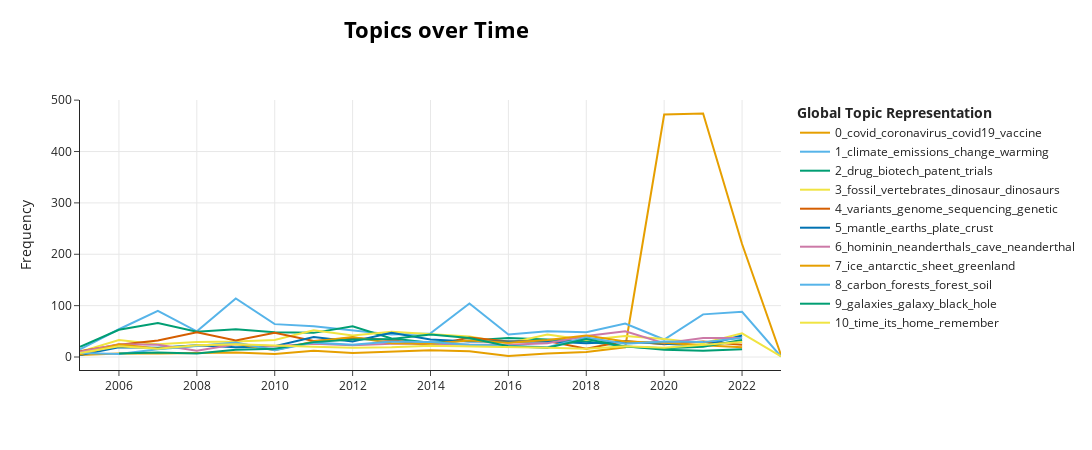

Notebook cell for this chart:
### Code cell
loaded_model.visualize_topics_over_time(topics_over_time , topics=[0,1,2,3,4,5,6,7,8,9,10])

### Figure 1 — Plotly figure (JSON) as saved in the notebook; plotly's stock layout.template omitted (floating-point values rounded to 4 significant figures)
{"data": [{"hoverinfo": "text", "hovertext": ["<b>Topic 0</b><br>Words: infectiousness, dynavax, meters, belated, plotkin", "<b>Topic 0</b><br>Words: vaccine, lyme, dextrose, toil, distrusted", "<b>Topic 0</b><br>Words: sthr, klaus, novartis, vaccine, vaccines", "<b>Topic 0</b><br>Words: vaccine, standardizes, selfdefence, oncequiet, 1966", "<b>Topic 0</b><br>Words: jabs, vaccine, pandemics, flu, creditors", "<b>Topic 0</b><br>Words: hindsight, meningitis, pandemic, immunization, meningococcal", "<b>Topic 0</b><br>Words: vaccines, vaccine, unfounded, rolls, measles", "<b>Topic 0</b><br>Words: fiveinone, perfluorinated, grabenstein, coronavirus, wrath", "<b>Topic 0</b><br>Words: coronavirus, saudi, arabia, stalled, chinesemade", "<b>Topic 0</b><br>Words: vaccines, parents, pandemic, vaccine, coronavirus", "<b>Topic 0</b><br>Words: vaccine, measles, berkley, foodborne, seth", "<b>Topic 0</b><br>Words: sally, frampton, shuttleworth, spearheaded, taiwans", "<b>Topic 0</b><br>Words: vaccines, vaccinecommission, vaccine, admissible, heartbreak", "<b>Topic 0</b><br>Words: vaccine, vaccines, immunization, imposition, rambaut", "<b>Topic 0</b><br>Words: vaccination, measles, immunization, compulsory, vaccines", "<b>Topic 0</b><br>Words: coronavirus, covid19, covid, pandemic, vaccine", "<b>Topic 0</b><br>Words: covid, vaccines, covid19, vaccine, coronavirus", "<b>Topic 0</b><br>Words: covid, covid19, pandemic, vaccine, coronavirus", "<b>Topic 0</b><br>Words: discriminatory, attitudes, unvaccinated, covid19, pandemic"], "marker": {"color": "#E69F00"}, "mode": "lines", "name": "0_covid_coronavirus_covid19_vaccine", "type": "scatter", "x": [2005, 2006, 2007, 2008, 2009, 2010, 2011, 2012, 2013, 2014, 2015, 2016, 2017, 2018, 2019, 2020, 2021, 2022, 2023], "y": [4, 7, 7, 8, 9, 6, 12, 8, 10, 13, 11, 2, 7, 10, 19, 472, 474, 220, 4]}, {"hoverinfo": "text", "hovertext": ["<b>Topic 1</b><br>Words: climate, kyoto, emissions, change, conference", "<b>Topic 1</b><br>Words: climate, emissions, change, carbon, warming", "<b>Topic 1</b><br>Words: climate, emissions, change, carbon, warming", "<b>Topic 1</b><br>Words: climate, emissions, change, energy, carbon", "<b>Topic 1</b><br>Words: climate, copenhagen, emissions, energy, change", "<b>Topic 1</b><br>Words: climate, emissions, change, ipcc, warming", "<b>Topic 1</b><br>Words: climate, emissions, durban, change, energy", "<b>Topic 1</b><br>Words: climate, kyoto, energy, emissions, change", "<b>Topic 1</b><br>Words: climate, emissions, warming, uncertainties, change", "<b>Topic 1</b><br>Words: climate, emissions, energy, change, greenhousegas", "<b>Topic 1</b><br>Words: climate, paris, emissions, talks, change", "<b>Topic 1</b><br>Words: climate, emissions, paris, warming, agreement", "<b>Topic 1</b><br>Words: climate, energy, warming, emissions, trump", "<b>Topic 1</b><br>Words: climate, emissions, warming, paris, carbon", "<b>Topic 1</b><br>Words: climate, emissions, warming, change, carbon", "<b>Topic 1</b><br>Words: climate, emissions, transfers, carbon, financial", "<b>Topic 1</b><br>Words: climate, cop26, emissions, carbon, change", "<b>Topic 1</b><br>Words: climate, emissions, warming, change, scco2", "<b>Topic 1</b><br>Words: textbooks, 2000s, shrinks, sections, farther"], "marker": {"color": "#56B4E9"}, "mode": "lines", "name": "1_climate_emissions_change_warming", "type": "scatter", "x": [2005, 2006, 2007, 2008, 2009, 2010, 2011, 2012, 2013, 2014, 2015, 2016, 2017, 2018, 2019, 2020, 2021, 2022, 2023], "y": [15, 54, 90, 50, 114, 64, 60, 52, 44, 46, 104, 44, 50, 48, 65, 34, 83, 88, 1]}, {"hoverinfo": "text", "hovertext": ["<b>Topic 2</b><br>Words: drug, biotech, biotechnology, patent, vioxx", "<b>Topic 2</b><br>Words: drug, patent, hoag, hannah, biotechnology", "<b>Topic 2</b><br>Words: drug, patent, wadman, meredith, drugs", "<b>Topic 2</b><br>Words: drug, biotech, pharma, industry, trials", "<b>Topic 2</b><br>Words: biotech, drug, industry, patent, companies", "<b>Topic 2</b><br>Words: biotech, drug, industry, patents, pharmaceutical", "<b>Topic 2</b><br>Words: drug, patent, traditional, pharmaceutical, medicine", "<b>Topic 2</b><br>Words: drug, patent, industry, pharmaceutical, trials", "<b>Topic 2</b><br>Words: biotechnology, drug, patents, patent, tcm", "<b>Topic 2</b><br>Words: drug, patent, biotech, trials, clinicaltrial", "<b>Topic 2</b><br>Words: biotech, drug, patent, trials, companies", "<b>Topic 2</b><br>Words: drug, drugs, trials, clinical, biotech", "<b>Topic 2</b><br>Words: drug, trials, agency, industry, clinical", "<b>Topic 2</b><br>Words: drug, trials, biotech, medicine, clinical", "<b>Topic 2</b><br>Words: drug, biosimilars, preprints, medrxiv, drugs", "<b>Topic 2</b><br>Words: multispecific, drug, industry, pharmaceutical, drugs", "<b>Topic 2</b><br>Words: patenting, drug, trials, highprofile, redouble", "<b>Topic 2</b><br>Words: trials, mescaline, pharmaceutical, clinical, drug"], "marker": {"color": "#009E73"}, "mode": "lines", "name": "2_drug_biotech_patent_trials", "type": "scatter", "x": [2005, 2006, 2007, 2008, 2009, 2010, 2011, 2012, 2013, 2014, 2015, 2016, 2017, 2018, 2019, 2020, 2021, 2022], "y": [20, 53, 66, 49, 54, 48, 47, 60, 36, 28, 32, 37, 34, 30, 21, 14, 12, 15]}, {"hoverinfo": "text", "hovertext": ["<b>Topic 3</b><br>Words: mammals, echinodermlike, trackway, fossil, dinosaurs", "<b>Topic 3</b><br>Words: fossil, dinosaur, fin, vertebrates, dinosaurs", "<b>Topic 3</b><br>Words: hagfish, dinosaur, patterning, fossils, dinosaurs", "<b>Topic 3</b><br>Words: teeth, fossil, evolutionary, vertebrates, vertebrate", "<b>Topic 3</b><br>Words: fossil, dinosaur, incisoscutum, vertebrates, fossils", "<b>Topic 3</b><br>Words: fossils, dinosaur, feathers, dinosaurs, fossil", "<b>Topic 3</b><br>Words: vertebrates, fossil, dinosaur, cambrian, dinosaurs", "<b>Topic 3</b><br>Words: dinosaurs, dinosaur, vertebrate, fossil, vertebrates", "<b>Topic 3</b><br>Words: jurassic, vertebrates, fossil, dinosaur, dinosaurs", "<b>Topic 3</b><br>Words: vertebrates, tetrapods, fossil, dinosaur, mammals", "<b>Topic 3</b><br>Words: vertebrates, vertebrate, dinosaur, dinosaurs, fossil", "<b>Topic 3</b><br>Words: fin, vertebrate, tetrapods, syrinx, fossil", "<b>Topic 3</b><br>Words: dinosaurs, dinosaur, gliding, fossil, jurassic", "<b>Topic 3</b><br>Words: jaw, vertebrates, fossil, jurassic, dinosaur", "<b>Topic 3</b><br>Words: fossil, dinosaurs, crest, vertebrates, vertebrate", "<b>Topic 3</b><br>Words: dinosaur, fossil, mesozoic, pterosaurs, dinosaurs", "<b>Topic 3</b><br>Words: fossil, dinosaurs, vertebrate, vertebrates, cambrian", "<b>Topic 3</b><br>Words: vertebrates, jawed, fossil, dinosaurs, silurian", "<b>Topic 3</b><br>Words: oceangoing, congregated, buses, birthing, ichthyosaurs"], "marker": {"color": "#F0E442"}, "mode": "lines", "name": "3_fossil_vertebrates_dinosaur_dinosaurs", "type": "scatter", "x": [2005, 2006, 2007, 2008, 2009, 2010, 2011, 2012, 2013, 2014, 2015, 2016, 2017, 2018, 2019, 2020, 2021, 2022, 2023], "y": [10, 33, 25, 29, 30, 33, 52, 42, 49, 45, 40, 27, 44, 33, 41, 35, 27, 46, 1]}, {"hoverinfo": "text", "hovertext": ["<b>Topic 4</b><br>Words: geneticists, sequencing, variation, catalogue, genome", "<b>Topic 4</b><br>Words: genome, genetic, sequence, names, variation", "<b>Topic 4</b><br>Words: personal, genetic, genome, genomics, genomes", "<b>Topic 4</b><br>Words: personal, genome, genomics, genetic, sequencing", "<b>Topic 4</b><br>Words: sequencing, genomics, genome, variants, genetic", "<b>Topic 4</b><br>Words: sequencing, genetic, variants, genome, variation", "<b>Topic 4</b><br>Words: genome, sequencing, genomics, svs, variants", "<b>Topic 4</b><br>Words: sequencing, variants, genome, genetic, genomics", "<b>Topic 4</b><br>Words: genomics, variation, genome, sequencing, genetic", "<b>Topic 4</b><br>Words: variants, epistasis, genome, sequencing, genetic", "<b>Topic 4</b><br>Words: variants, sequencing, variation, genetic, genome", "<b>Topic 4</b><br>Words: variants, genetic, exac, genomics, exome", "<b>Topic 4</b><br>Words: sequencing, genetic, variants, variation, tissues", "<b>Topic 4</b><br>Words: biobank, genetics, genetic, data, project", "<b>Topic 4</b><br>Words: genetic, variants, populations, genomics, sequencing", "<b>Topic 4</b><br>Words: variants, sequencing, genome, genomics, pid", "<b>Topic 4</b><br>Words: variants, genome, prss, topmed, sequencing", "<b>Topic 4</b><br>Words: variants, genome, reference, pangenome, transcript"], "marker": {"color": "#D55E00"}, "mode": "lines", "name": "4_variants_genome_sequencing_genetic", "type": "scatter", "x": [2005, 2006, 2007, 2008, 2009, 2010, 2011, 2012, 2013, 2014, 2015, 2016, 2017, 2018, 2019, 2020, 2021, 2022], "y": [11, 24, 32, 48, 32, 47, 31, 37, 33, 22, 38, 30, 31, 16, 31, 25, 30, 24]}, {"hoverinfo": "text", "hovertext": ["<b>Topic 5</b><br>Words: uncomfortably, wasatch, unleaded, geological, pinatubo", "<b>Topic 5</b><br>Words: mantle, magma, peridotite, earths, volcano", "<b>Topic 5</b><br>Words: mantle, earths, isotopic, continental, crust", "<b>Topic 5</b><br>Words: mantle, earths, plate, costa, rica", "<b>Topic 5</b><br>Words: mantle, crust, earths, volcanic, eruptions", "<b>Topic 5</b><br>Words: mantle, earths, seismic, eruption, crustal", "<b>Topic 5</b><br>Words: mantle, earths, volcanic, magma, plate", "<b>Topic 5</b><br>Words: mantle, earths, magma, basalts, earth", "<b>Topic 5</b><br>Words: mantle, earths, plate, crust, beneath", "<b>Topic 5</b><br>Words: mantle, earths, olivine, plate, crust", "<b>Topic 5</b><br>Words: mantle, plate, earths, uranium, volcanic", "<b>Topic 5</b><br>Words: mantle, earths, core, iron, geodynamo", "<b>Topic 5</b><br>Words: mantle, earths, buoyancy, earth, volcanic", "<b>Topic 5</b><br>Words: mantle, earths, magma, crust, crustal", "<b>Topic 5</b><br>Words: mantle, earths, plate, subduction, deep", "<b>Topic 5</b><br>Words: mantle, lithosphere, earths, volcanic, subduction", "<b>Topic 5</b><br>Words: mantle, plate, crust, earths, eruption", "<b>Topic 5</b><br>Words: mantle, magma, eruption, earths, volcano"], "marker": {"color": "#0072B2"}, "mode": "lines", "name": "5_mantle_earths_plate_crust", "type": "scatter", "x": [2005, 2006, 2007, 2008, 2009, 2010, 2011, 2012, 2013, 2014, 2015, 2016, 2017, 2018, 2019, 2020, 2021, 2022], "y": [4, 19, 18, 23, 19, 21, 39, 30, 47, 34, 30, 30, 30, 27, 30, 26, 22, 42]}, {"hoverinfo": "text", "hovertext": ["<b>Topic 6</b><br>Words: flores, homo, years, earliest, indonesia", "<b>Topic 6</b><br>Words: neanderthal, neanderthals, modern, gibraltar, hominin", "<b>Topic 6</b><br>Words: neanderthals, neanderthal, cave, radiocarbon, homo", "<b>Topic 6</b><br>Words: bones, neanderthal, worshipped, cretin, buddhas", "<b>Topic 6</b><br>Words: flute, flutes, 35000, cave, earliest", "<b>Topic 6</b><br>Words: neanderthals, hominin, cave, humans, hominins", "<b>Topic 6</b><br>Words: modern, hominin, neanderthal, acheulian, hominins", "<b>Topic 6</b><br>Words: hominin, homo, neanderthals, australopithecus, africa", "<b>Topic 6</b><br>Words: hominin, earliest, pottery, primate, neanderthals", "<b>Topic 6</b><br>Words: neanderthal, neanderthals, modern, denisovans, hominin", "<b>Topic 6</b><br>Words: homo, hominin, australopithecus, ago, years", "<b>Topic 6</b><br>Words: neanderthals, cave, homo, bua, floresiensis", "<b>Topic 6</b><br>Words: homo, modern, hominin, ago, jebel", "<b>Topic 6</b><br>Words: neanderthals, stone, cave, neanderthal, hominin", "<b>Topic 6</b><br>Words: hominin, cave, hominins, homo, denisova", "<b>Topic 6</b><br>Words: dating, homo, neanderthals, cave, pottery", "<b>Topic 6</b><br>Words: hominin, oldest, neanderthals, modern, ago", "<b>Topic 6</b><br>Words: neanderthal, neanderthals, hominin, ago, cave"], "marker": {"color": "#CC79A7"}, "mode": "lines", "name": "6_hominin_neanderthals_cave_neanderthal", "type": "scatter", "x": [2005, 2006, 2007, 2008, 2009, 2010, 2011, 2012, 2013, 2014, 2015, 2016, 2017, 2018, 2019, 2020, 2021, 2022], "y": [10, 25, 24, 12, 25, 21, 26, 23, 26, 26, 24, 24, 27, 41, 50, 27, 37, 37]}, {"hoverinfo": "text", "hovertext": ["<b>Topic 7</b><br>Words: antarctic, ice, speedo, cryosat, icemonitoring", "<b>Topic 7</b><br>Words: ice, antarctic, greenlands, gulf, stream", "<b>Topic 7</b><br>Words: ice, antarctic, glacial, greenland, oligocene", "<b>Topic 7</b><br>Words: ice, greenland, antarctic, sheet, arctic", "<b>Topic 7</b><br>Words: ice, antarctic, sheet, greenland, sealevel", "<b>Topic 7</b><br>Words: ice, icesheet, channelization, polar, supply", "<b>Topic 7</b><br>Words: antarctic, ice, arctic, sheet, peninsula", "<b>Topic 7</b><br>Words: ice, antarctic, sealevel, antarctica, icesheet", "<b>Topic 7</b><br>Words: ice, greenland, sheet, antarctic, eemian", "<b>Topic 7</b><br>Words: ice, antarctic, sheet, sea, greenland", "<b>Topic 7</b><br>Words: ice, antarctic, sheet, greenland, sealevel", "<b>Topic 7</b><br>Words: ice, sheet, antarctic, greenland, glacial", "<b>Topic 7</b><br>Words: ice, antarctic, meltwater, sheet, shelf", "<b>Topic 7</b><br>Words: ice, antarctic, sheet, sea, sealevel", "<b>Topic 7</b><br>Words: ice, antarctic, sealevel, greenland, sea", "<b>Topic 7</b><br>Words: ice, antarctic, sealevel, sheet, greenland", "<b>Topic 7</b><br>Words: ice, antarctic, sheet, sealevel, glacier", "<b>Topic 7</b><br>Words: ice, antarctic, greenland, sheet, thinning"], "marker": {"color": "#E69F00"}, "mode": "lines", "name": "7_ice_antarctic_sheet_greenland", "type": "scatter", "x": [2005, 2006, 2007, 2008, 2009, 2010, 2011, 2012, 2013, 2014, 2015, 2016, 2017, 2018, 2019, 2020, 2021, 2022], "y": [5, 25, 16, 22, 26, 13, 30, 39, 27, 26, 32, 28, 33, 42, 30, 28, 23, 19]}, {"hoverinfo": "text", "hovertext": ["<b>Topic 8</b><br>Words: forests, amazon, suck, carbon, tree", "<b>Topic 8</b><br>Words: forests, rainforest, amazon, goldminers, growthbooster", "<b>Topic 8</b><br>Words: forests, arid, kfi, patchsize, carbon", "<b>Topic 8</b><br>Words: forests, carbon, forest, leaf, deforestation", "<b>Topic 8</b><br>Words: forests, carbon, deforestation, forest, trees", "<b>Topic 8</b><br>Words: forests, carbon, equations, amazon, soils", "<b>Topic 8</b><br>Words: forests, carbon, forest, deforestation, co2", "<b>Topic 8</b><br>Words: forest, forests, deforestation, carbon, xylem", "<b>Topic 8</b><br>Words: carbon, forests, forest, tropical, vegetation", "<b>Topic 8</b><br>Words: carbon, amazon, forest, forests, soil", "<b>Topic 8</b><br>Words: carbon, forests, tree, trees, forest", "<b>Topic 8</b><br>Words: forest, soil, carbon, forests, deforestation", "<b>Topic 8</b><br>Words: carbon, amazon, forest, forests, gpp", "<b>Topic 8</b><br>Words: carbon, forest, forests, soil, land", "<b>Topic 8</b><br>Words: carbon, land, forest, forests, sink", "<b>Topic 8</b><br>Words: carbon, forest, forests, tropical, soil", "<b>Topic 8</b><br>Words: forests, carbon, forest, soil, emissions", "<b>Topic 8</b><br>Words: forests, carbon, forest, tropical, trees"], "marker": {"color": "#56B4E9"}, "mode": "lines", "name": "8_carbon_forests_forest_soil", "type": "scatter", "x": [2005, 2006, 2007, 2008, 2009, 2010, 2011, 2012, 2013, 2014, 2015, 2016, 2017, 2018, 2019, 2020, 2021, 2022], "y": [8, 6, 15, 21, 28, 13, 28, 24, 30, 29, 24, 22, 19, 38, 26, 30, 29, 37]}, {"hoverinfo": "text", "hovertext": ["<b>Topic 9</b><br>Words: galaxies, star, light, universe, spinning", "<b>Topic 9</b><br>Words: black, holes, miras, galaxies, galaxy", "<b>Topic 9</b><br>Words: galaxies, galaxy, starforming, blown, active", "<b>Topic 9</b><br>Words: galaxies, black, galaxy, universe, holes", "<b>Topic 9</b><br>Words: galaxies, galaxy, universe, reionization, black", "<b>Topic 9</b><br>Words: galaxy, galaxies, black, stars, hole", "<b>Topic 9</b><br>Words: galaxy, galaxies, black, milky, hole", "<b>Topic 9</b><br>Words: galaxies, galaxy, black, hole, starburst", "<b>Topic 9</b><br>Words: galaxies, black, galaxy, hole, holes", "<b>Topic 9</b><br>Words: galaxies, galaxy, stars, black, star", "<b>Topic 9</b><br>Words: galaxies, galaxy, black, accretion, hole", "<b>Topic 9</b><br>Words: galaxies, galaxy, black, massive, hole", "<b>Topic 9</b><br>Words: galaxies, galaxy, black, stars, massive", "<b>Topic 9</b><br>Words: galaxies, black, accretion, galaxy, galactic", "<b>Topic 9</b><br>Words: galaxies, galaxy, gas, magellanic, black", "<b>Topic 9</b><br>Words: galaxies, black, hole, galaxy, metallicity", "<b>Topic 9</b><br>Words: galaxy, galaxies, black, hole, quasars"], "marker": {"color": "#009E73"}, "mode": "lines", "name": "9_galaxies_galaxy_black_hole", "type": "scatter", "x": [2006, 2007, 2008, 2009, 2010, 2011, 2012, 2013, 2014, 2015, 2016, 2017, 2018, 2019, 2020, 2021, 2022], "y": [7, 9, 7, 14, 16, 29, 34, 35, 44, 37, 21, 18, 35, 20, 17, 20, 33]}, {"hoverinfo": "text", "hovertext": ["<b>Topic 10</b><br>Words: theyre, albian, heartache, perchance, graduation", "<b>Topic 10</b><br>Words: happiness, joy, tyger, graduation, night", "<b>Topic 10</b><br>Words: piratical, recoper, postodc, clockwatching, sabbatical", "<b>Topic 10</b><br>Words: happy, happiest, happiness, singapores, man", "<b>Topic 10</b><br>Words: wedding, thoughts, jealous, penance, palpable", "<b>Topic 10</b><br>Words: you, price, fashion, jennas, quinquereme", "<b>Topic 10</b><br>Words: flesh, girl, lyubomirsky, inculturation, ovoids", "<b>Topic 10</b><br>Words: midnight, 21stcentury, communicant, aampe, tige", "<b>Topic 10</b><br>Words: love, peace, heartbreaking, postcard, quis", "<b>Topic 10</b><br>Words: message, sidewalk, trilby, killstealer, emancipation", "<b>Topic 10</b><br>Words: man, bffs, ravelled, morts, infraction", "<b>Topic 10</b><br>Words: duck, remember, time, ties, daffodil", "<b>Topic 10</b><br>Words: coupon, thee, legale, sparrowfall, boughs", "<b>Topic 10</b><br>Words: cerise, epluribus, unreal, time, starless", "<b>Topic 10</b><br>Words: hello, start, civilized, twentysix, tetonia3", "<b>Topic 10</b><br>Words: tesseract, whenever, borked, selfexpression, redemption", "<b>Topic 10</b><br>Words: freemium, obsolescence, rebellions, 5755, hoist", "<b>Topic 10</b><br>Words: knock, home, time, travel, physicstemporal"], "marker": {"color": "#F0E442"}, "mode": "lines", "name": "10_time_its_home_remember", "type": "scatter", "x": [2005, 2006, 2007, 2008, 2009, 2010, 2011, 2012, 2013, 2014, 2015, 2016, 2017, 2018, 2019, 2020, 2021, 2022], "y": [8, 21, 16, 23, 25, 22, 20, 18, 19, 22, 21, 20, 18, 16, 21, 18, 23, 29]}], "layout": {"height": 450, "hoverlabel": {"bgcolor": "white", "font": {"family": "Rockwell", "size": 16}}, "legend": {"title": {"text": "<b>Global Topic Representation"}}, "title": {"font": {"color": "Black", "size": 22}, "text": "<b>Topics over Time</b>", "x": 0.4, "xanchor": "center", "y": 0.95, "yanchor": "top"}, "width": 1250, "xaxis": {"showgrid": true}, "yaxis": {"showgrid": true, "title": {"text": "Frequency"}}}}
